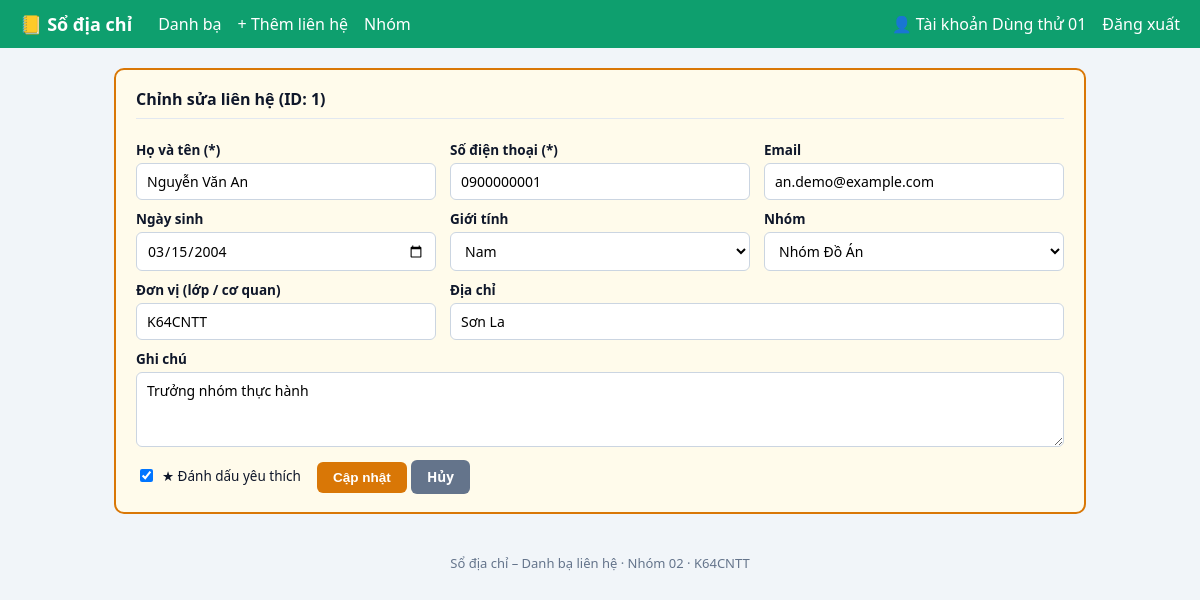
The page /BaiTaPNhom06/contact_form.php?id=1 (signed in) on the database its author committed.
### tables this page shows
CREATE TABLE `lien_he` (
  `id` INT AUTO_INCREMENT PRIMARY KEY,
  `id_nguoi_dung` INT NOT NULL,
  `id_nhom` INT NULL COMMENT 'NULL = chưa phân nhóm',
  `ho_ten` VARCHAR(100) NOT NULL,
  `gioi_tinh` ENUM('Nam','Nữ','Khác') NOT NULL DEFAULT 'Khác',
  `ngay_sinh` DATE NULL,
  `so_dien_thoai` VARCHAR(15) NOT NULL,
  `email` VARCHAR(100) NULL,
  `don_vi` VARCHAR(100) NULL COMMENT 'Lớp / cơ quan / công ty',
  `dia_chi` VARCHAR(255) NULL,
  `ghi_chu` TEXT NULL,
  `yeu_thich` TINYINT(1) NOT NULL DEFAULT 0 COMMENT '1: Yêu thích, 0: Bình thường',
  `ngay_tao` TIMESTAMP DEFAULT CURRENT_TIMESTAMP,
  KEY `idx_ten` (`ho_ten`),
  KEY `idx_sdt` (`so_dien_thoai`),
  CONSTRAINT `fk_lh_nd` FOREIGN KEY (`id_nguoi_dung`)
    REFERENCES `nguoi_dung`(`id`) ON DELETE CASCADE,
  CONSTRAINT `fk_lh_nhom` FOREIGN KEY (`id_nhom`)
    REFERENCES `nhom_lien_he`(`id`) ON DELETE RESTRICT
);

CREATE TABLE `nhom_lien_he` (
  `id` INT AUTO_INCREMENT PRIMARY KEY,
  `id_nguoi_dung` INT NOT NULL,
  `ten_nhom` VARCHAR(60) NOT NULL,
  `mo_ta` VARCHAR(255) NULL,
  UNIQUE KEY `uq_nhom` (`id_nguoi_dung`, `ten_nhom`),
  CONSTRAINT `fk_nhom_nd` FOREIGN KEY (`id_nguoi_dung`)
    REFERENCES `nguoi_dung`(`id`) ON DELETE CASCADE
);

### BaiTaPNhom06/functions.php (called while the page is built, shortened)
<?php
function e($s): string { return htmlspecialchars((string)$s, ENT_QUOTES, 'UTF-8'); }
function yeu_cau_dang_nhap(): int {
    return (int)$_SESSION['uid'];
}
function lay_lien_he(PDO $pdo, int $id, int $uid) {
    $st = $pdo->prepare("SELECT lh.*, nh.ten_nhom FROM lien_he lh
                         LEFT JOIN nhom_lien_he nh ON nh.id = lh.id_nhom
                         WHERE lh.id = :id AND lh.id_nguoi_dung = :u");
    $st->execute([':id' => $id, ':u' => $uid]);
    return $st->fetch();
}
function lay_nhom(PDO $pdo, int $uid): array {
    $st = $pdo->prepare("SELECT id, ten_nhom FROM nhom_lien_he WHERE id_nguoi_dung = :u ORDER BY ten_nhom");
    $st->execute([':u' => $uid]);
    return $st->fetchAll();
}

### BaiTaPNhom06/contact_form.php (the view, shortened to what this page needs)
<?php
require_once 'functions.php';
$uid = yeu_cau_dang_nhap();
$id = (int)($_GET['id'] ?? $_POST['id'] ?? 0);
$ds_nhom = lay_nhom($pdo, $uid);
$cot = ['ho_ten', 'so_dien_thoai', 'email', 'ngay_sinh', 'gioi_tinh', 'don_vi', 'dia_chi', 'ghi_chu'];
$d = array_fill_keys($cot, '');
$d['gioi_tinh'] = 'Khác';
$d['id_nhom'] = 0;
$d['yeu_thich'] = 0;
if ($_SERVER['REQUEST_METHOD'] !== 'POST' && $id > 0) {
    $row = lay_lien_he($pdo, $id, $uid);
    foreach ($cot as $k) { $d[$k] = (string)($row[$k] ?? ''); }
    $d['id_nhom'] = (int)$row['id_nhom'];
    $d['yeu_thich'] = (int)$row['yeu_thich'];
}
include 'header.php';
?>
<div class="card <?= $id > 0 ? 'editing' : '' ?>">
    <h3><?= $id > 0 ? "Chỉnh sửa liên hệ (ID: $id)" : 'Thêm liên hệ mới' ?></h3>
    <form method="POST" action="contact_form.php">
        <div class="grid-3">
            <div><label>Họ và tên (*)</label><input type="text" name="ho_ten" maxlength="100" value="<?= e($d['ho_ten']) ?>"></div>
            <div><label>Số điện thoại (*)</label><input type="text" name="so_dien_thoai" maxlength="15" value="<?= e($d['so_dien_thoai']) ?>" placeholder="0987654321"></div>
            <div><label>Email</label><input type="text" name="email" maxlength="100" value="<?= e($d['email']) ?>"></div>
            <div><label>Ngày sinh</label><input type="date" name="ngay_sinh" max="<?= date('Y-m-d') ?>" value="<?= e($d['ngay_sinh']) ?>"></div>
            <div><label>Giới tính</label>
                <select name="gioi_tinh">
                    <?php foreach (GIOI_TINH as $g): ?><option <?= $d['gioi_tinh'] === $g ? 'selected' : '' ?>><?= e($g) ?></option><?php endforeach; ?>
                </select></div>
            <div><label>Nhóm</label>
                <select name="id_nhom">
                    <?php foreach ($ds_nhom as $n): ?>
                        <option value="<?= (int)$n['id'] ?>" <?= $d['id_nhom'] === (int)$n['id'] ? 'selected' : '' ?>><?= e($n['ten_nhom']) ?></option>
                    <?php endforeach; ?>
                </select></div>
            <div><label>Đơn vị (lớp / cơ quan)</label><input type="text" name="don_vi" maxlength="100" value="<?= e($d['don_vi']) ?>"></div>
            <div class="span2"><label>Địa chỉ</label><input type="text" name="dia_chi" maxlength="255" value="<?= e($d['dia_chi']) ?>"></div>
        </div>
        <label>Ghi chú</label>
        <textarea name="ghi_chu" rows="3"><?= e($d['ghi_chu']) ?></textarea>
        <label class="check"><input type="checkbox" name="yeu_thich" value="1" <?= $d['yeu_thich'] ? 'checked' : '' ?>> ★ Đánh dấu yêu thích</label>
        <button class="btn <?= $id > 0 ? 'btn-warn' : '' ?>"><?= $id > 0 ? 'Cập nhật' : 'Lưu liên hệ' ?></button>
        <a class="btn btn-sec" href="<?= $id > 0 ? "contact_view.php?id=$id" : 'index.php' ?>">Hủy</a>
    </form>
</div>
<?php include 'footer.php'; ?>

### BaiTaPNhom06/style.css (style rules this page uses)
* { box-sizing: border-box; }
body { font-family: 'Segoe UI', Arial, sans-serif; background: #f1f5f9; color: #0f172a; margin: 0; }
a { color: #0e9f6e; text-decoration: none; }
.card { background: #fff; border: 1px solid #cbd5e1; border-radius: 10px; padding: 18px 20px; margin-bottom: 16px; }
.card h3 { margin: 0 0 12px; padding-bottom: 8px; border-bottom: 1px solid #e2e8f0; font-size: 16px; }
.card.editing { border: 2px solid #d97706; background: #fffbeb; }
label { display: block; font-weight: 600; font-size: 13.5px; margin: 10px 0 4px; }
input[type=text], input[type=email], input[type=password], input[type=date], select, textarea { width: 100%; padding: 8px 10px; border: 1px solid #cbd5e1; border-radius: 6px; font-size: 14px; font-family: inherit; background: #fff; }
.grid-3 { display: grid; grid-template-columns: repeat(3, 1fr); gap: 0 14px; }
.span2 { grid-column: span 2; }
label.check { display: inline-flex; align-items: center; gap: 6px; font-weight: 500; margin: 8px 12px 8px 0; }
label.check input { width: auto; }
.btn { display: inline-block; padding: 8px 16px; background: #0e9f6e; color: #fff; border: 0; border-radius: 6px; font-weight: 600; font-size: 13.5px; cursor: pointer; margin-top: 8px; }
.btn-warn { background: #d97706; }
.btn-sec { background: #64748b; }

### rows shown on the page
lien_he: ho_ten "Nguyễn Văn An", so_dien_thoai "0900000001", email "an.demo@example.com", ngay_sinh "03/15/2004", id_nhom "Nhóm Đồ Án", don_vi "K64CNTT", dia_chi "Sơn La", ghi_chu "Trưởng nhóm thực hành", yeu_thich "☑"

### other values the page prints
$_SESSION['ten'] "Tài khoản Dùng thử 01"
$id "1"
form field gioi_tinh "Nam"
